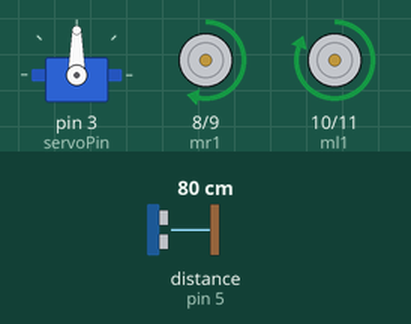
Simulated run of this sketch. Board: Arduino Uno, built with avr-gcc and run on an emulated ATmega328P. On the bench: servo, motor-driver pin pairs drawn as motors (green arrow = first pin HIGH = forward, orange = second pin HIGH = backward, longer = more drive, scaled by the enable pin). Wiring (inferred from the names in the program): ultrasonic range finder: trigger pin 4; echo pin 5. Inputs (shaded band) come from the test bench; at power-on: distance to the obstacle (sensor on pin 5) 80 cm. The echo pulse lasts 58.3 µs per cm; random numbers use the default seed unless the sketch sets one.

Above: at 6.2 s.
6.3 s: distance to the obstacle (sensor on pin 5) set to 22 cm
7.8 s: distance to the obstacle (sensor on pin 5) set to 19 cm
At 8.7 s:
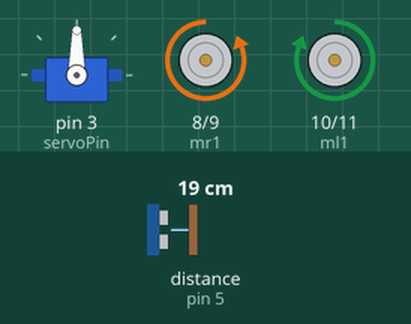
At 9.97 s:
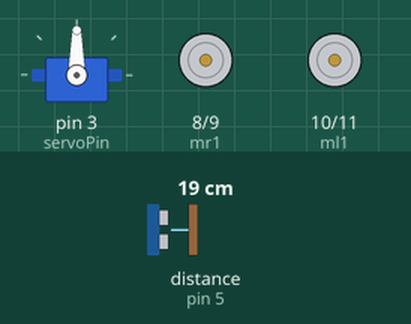
10.8 s: distance to the obstacle (sensor on pin 5) set to 35 cm
13.6 s: distance to the obstacle (sensor on pin 5) set to 2 cm
At 16.4 s:
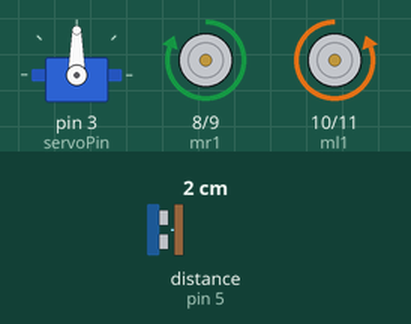
16.6 s: distance to the obstacle (sensor on pin 5) set to 60 cm
Timing chart, 0 to 19.6 s (numbered marks = the images above; inputs shaded):
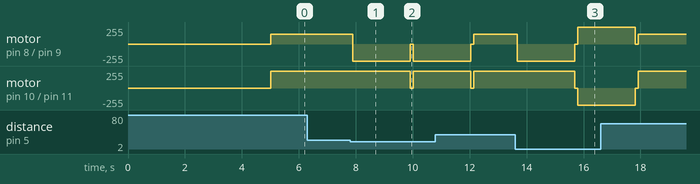

The sketch:

dust.ino
```cpp
#include <Servo.h>

#define echoPin 5
#define trigPin 4

int mr1 = 8;   // motor right 1
int mr2 = 9;   // motor right 2
int ml1 = 10;  // motor left 1
int ml2 = 11;  // motor left 2

int enr = 6;
int enl = 7;
int vspeed = 150;
int tspeed = 255;
int tdelay = 20;

Servo myservo;  // create servo object to control a servo
int servoPin = 3;  // servo signal pin

void forward() {
  digitalWrite(mr1, HIGH);
  digitalWrite(ml2, LOW);
  digitalWrite(ml1, HIGH);
  digitalWrite(mr2, LOW);
  analogWrite(enr, vspeed);
  analogWrite(enl, vspeed);
}

void backward() {
  digitalWrite(mr1, LOW);
  digitalWrite(mr2, HIGH);
  digitalWrite(ml1, LOW);
  digitalWrite(ml2, HIGH);
  analogWrite(enr, vspeed);
  analogWrite(enl, vspeed);
}

void right() {
  digitalWrite(mr1, LOW);
  digitalWrite(mr2, HIGH);
  digitalWrite(ml1, HIGH);
  digitalWrite(ml2, LOW);
  analogWrite(enr, tspeed);
  analogWrite(enl, tspeed);
  delay(tdelay);
}

void left() {
  digitalWrite(mr1, HIGH);
  digitalWrite(mr2, LOW);
  digitalWrite(ml1, LOW);
  digitalWrite(ml2, HIGH);
  analogWrite(enr, tspeed);
  analogWrite(enl, tspeed);
  delay(tdelay);
}

void stop() {
  analogWrite(enr, 0);
  analogWrite(enl, 0);
}

void setup() {
  Serial.begin(9600);
  pinMode(mr1, OUTPUT);
  pinMode(mr2, OUTPUT);
  pinMode(ml1, OUTPUT);
  pinMode(ml2, OUTPUT);
  pinMode(trigPin, OUTPUT);
  pinMode(echoPin, INPUT);
  myservo.attach(servoPin);  // attaches the servo on pin 3 to the servo object
  delay(5000);
}

float getDistance() {
  digitalWrite(trigPin, LOW);
  delayMicroseconds(2);
  digitalWrite(trigPin, HIGH);
  delayMicroseconds(10);
  digitalWrite(trigPin, LOW);

  return pulseIn(echoPin, HIGH) * 0.034 / 2;
}

void loop() {
  float distance = getDistance();

  if (distance < 20) {
    // Stop if an obstacle is detected within 20 cm
    stop();

    // Determine whether to turn left or right
    int turnDirection = random(2);  // 0 for left, 1 for right

    if (turnDirection == 0) {
      left();
    } else {
      right();
    }

    delay(2000);  // Adjust the delay based on your needs for turning
    stop();
  } else {
    // Move forward if no obstacle is detected
    forward();
  }

  delay(100);  // Adjust the delay based on your needs
}
```

Measured:
- the behaviour switches between 21 and 20 cm on distance to the obstacle (sensor on pin 5) (found by bisection; images 0 and 1)
- after the input at 6.3 s, every drawn part: stays the same
- after the input at 7.8 s, motor on pin 8 (mr1) / pin 9 (mr2): forward 150/255 → backward 255/255 after 0.10 s, → stopped 2.0 s later, → backward 255/255 0.10 s later; motor on pin 10 (ml1) / pin 11 (ml2): forward 255/255 → stopped after 2.1 s, → forward 255/255 0.10 s later
- after the input at 13.6 s, motor on pin 8 (mr1) / pin 9 (mr2): forward 150/255 → backward 255/255 after 0.08 s, → stopped 2.0 s later, → forward 255/255 0.10 s later; motor on pin 10 (ml1) / pin 11 (ml2): forward 255/255 → stopped after 2.1 s, → backward 255/255 0.10 s later
